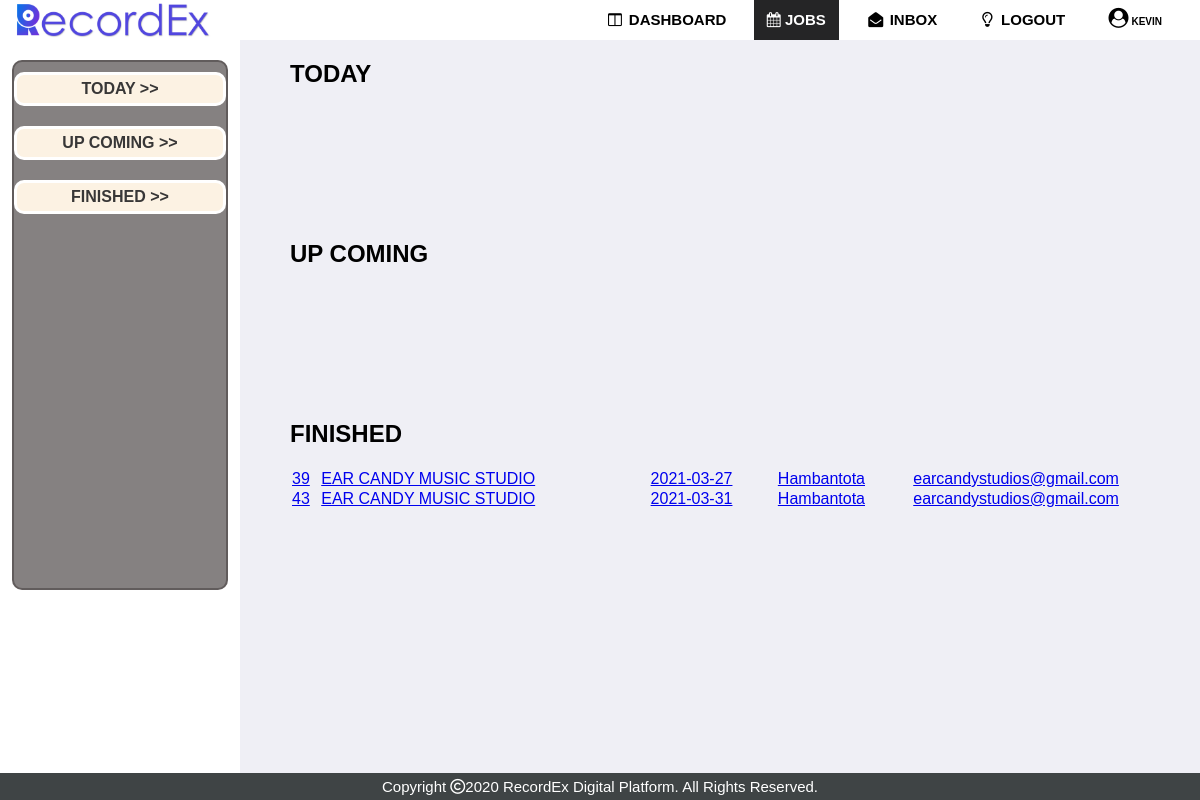
The page /view/customer/pendings.php (signed in) on the database its author committed.
### tables this page shows
CREATE TABLE `customer` (
  `c_id` int(6) NOT NULL,
  `first_name` varchar(60) NOT NULL,
  `last_name` varchar(60) NOT NULL,
  `email` varchar(60) NOT NULL,
  `tele_no` int(10) NOT NULL,
  `password` varchar(60) NOT NULL,
  `email_verified` tinyint(1) NOT NULL DEFAULT '0',
  `blocked` int(1) NOT NULL DEFAULT '0',
  `image` varchar(500) NOT NULL,
  `status` varchar(10) NOT NULL DEFAULT 'Active now'
);

CREATE TABLE `reserved_job` (
  `job_id` int(5) NOT NULL,
  `c_id` int(5) NOT NULL,
  `studio_id` int(5) NOT NULL,
  `date` date NOT NULL,
  `choose_time` timestamp NULL DEFAULT NULL,
  `isplaced` int(1) NOT NULL DEFAULT '0',
  `rated` int(1) NOT NULL DEFAULT '0',
  `temp_blocked` int(1) NOT NULL DEFAULT '1'
);

CREATE TABLE `studio` (
  `studio_id` int(5) NOT NULL,
  `studio_name` varchar(100) NOT NULL,
  `s_address_line1` varchar(100) NOT NULL,
  `s_address_line2` varchar(100) NOT NULL,
  `s_city` varchar(100) NOT NULL,
  `distric` varchar(100) NOT NULL,
  `postalcode` varchar(100) NOT NULL,
  `s_email` varchar(100) NOT NULL,
  `password` varchar(200) NOT NULL,
  `s_tele_no` int(20) NOT NULL,
  `paypal` varchar(100) NOT NULL,
  `owner_id` int(100) NOT NULL,
  `profile` varchar(500) NOT NULL,
  `cover` varchar(500) NOT NULL,
  `description` text NOT NULL,
  `latitude` varchar(50) NOT NULL,
  `longitude` varchar(50) NOT NULL,
  `verified` tinyint(4) NOT NULL DEFAULT '0',
  `email_verified` tinyint(1) NOT NULL DEFAULT '0',
  `owner_verified` tinyint(1) NOT NULL DEFAULT '0',
  `blocked` int(1) NOT NULL DEFAULT '0',
  `status` varchar(10) NOT NULL DEFAULT 'Active now'
);

### view/customer/pendings.php (the view, shortened to what this page needs)
<?php
require_once('../../inc/connection.php');
$today = date("Y-m-d");
$cus_id = $_SESSION['user_id'];
$query3 = "SELECT * FROM reserved_job WHERE c_id = $cus_id AND isplaced = 1 AND date < '$today'";
$result_set3 = mysqli_query($connection,$query3);
?>
<!DOCTYPE html>
<html>
<head>
	<link rel="stylesheet" type="text/css" href="../../css/customer/pendings.css">
</head>
<body>
		<?php require_once('../../inc/cust_dash_navbar.php');?>
		<div class="secondary">
		  <div class="btnbox">
		  	<a href="#today">Today >></a>
		    <a href="#upcoming">Up Coming >></a>
			<a href="#finish">Finished >></a>
		  </div>
		</div>
		<div class="primary">
		  <div class="ro1">
			<h1 id="today" style="margin-left: 40px;">TODAY</h1>
		  </div>
		  <div class="ro2">
			<h1 id="upcoming" style="margin-left: 40px;">UP COMING</h1>
		  </div>
		  <div class="ro3">
			<h1 id="finished" style="margin-left: 40px;">FINISHED</h1>
			<?php
			  echo "<table>";
			  while($row3=mysqli_fetch_assoc($result_set3)){
				$sid =$row3['studio_id'];
				$query11 = "SELECT *  FROM studio WHERE studio_id = $sid";
				$result_set11 = mysqli_query($connection,$query11);
				$record11 = mysqli_fetch_assoc($result_set11);
				echo "<tr>";
				echo "<td><a title='Job ID' href='view_jobs.php?job=$row3[job_id]&&status=3'>".$row3['job_id']."</a></td>";
				echo "<td><a href='view_jobs.php?job=$row3[job_id]&&status=3'>".$record11['studio_name']."</a></td>";
				echo "<td><a title='Booking Date' href='view_jobs.php?job=$row3[job_id]&&status=3'>".$row3['date']."</a></td>";
				echo "<td><a href='view_jobs.php?job=$row3[job_id]&&status=3'>".$record11['distric']."</a></td>";
				echo "<td><a href='view_jobs.php?job=$row3[job_id]&&status=3'>".$record11['s_email']."</a></td>";
				echo "</tr>";
			  }
			  echo "</table>";
			?>
		  </div>
		</div>
	<?php require_once('../../inc/minfooter.php'); ?>
</body>
</html>

### inc/cust_dash_navbar.php (shortened to what this page needs)
<?php  require_once('connection.php');?>
<head>
  <link rel="stylesheet" href="https://cdnjs.cloudflare.com/ajax/libs/font-awesome/4.7.0/css/font-awesome.min.css">
  </head>
    <?php
    $user_name="User";
    if(isset($_SESSION['username']) && isset($_SESSION['user_id'])){
              $user_name=$_SESSION['username'];
              $user_id=$_SESSION['user_id'];
    }
    $query="SELECT * FROM customer WHERE c_id = $user_id";
		$result_set=mysqli_query($connection,$query);
		if($result_set){
         $record =mysqli_fetch_assoc($result_set);
         $user_name=$record['first_name'];
		}
    ?>
    <nav>
      <a class="logo" href="../customer/cust_dash.php"><img src="../../inc/logo3.png"></a>
      <ul>
        <?php $filename=basename($_SERVER['PHP_SELF'])?>
        <li><a href="../customer/cust_dash.php"  <?php if($filename=='cust_dash.php') echo "class=active"?>><i class="fa fa-fw fa-columns"></i> Dashboard</a></li>
        <li><a href="../customer/pendings.php"  <?php if($filename=='pendings.php') echo "class=active"?>><i class="fa fa-calendar"></i> Jobs</a></li>
        <li><a href="../../view/customer/cust_inbox.php" <?php if($filename=='cust_inbox.php') echo "class=active"?>><i class="fa fa-fw fa-envelope-open"></i> Inbox</a></li>
        <li><a href="../../controller/logout.php"><i class="fa fa-fw fa-lightbulb-o"></i> Logout</a></li>
        <li><a style='font-size:10px;' id="user" title="<?php echo $user_name;?>" href="../../view/customer/cust_profile.php" <?php if($filename=='cust_profile.php') echo "class=active"?>><i style='font-size:20px;' class="fa fa-fw fa-user-circle"></i><?php echo $user_name;?></a></li>
      </ul>
    </nav>

### css/customer/pendings.css (style rules this page uses)
body { margin: 0; padding: 0; font-family:sans-serif; overflow:auto; scroll-behavior: smooth; }
.secondary { padding-top: 40px; width: 20%; float: left; position: fixed; }
.btnbox { width: 90%; height: 530px; border: 2px solid rgba(82, 76, 76,0.7); border-radius: 10px; margin-top: 20px; margin-left: auto; margin-right: auto; display: block; background-color: rgba(82, 76, 76, 0.7); padding-bottom: 10px; }
.primary { background: rgba(223, 223, 235, 0.5); overflow: auto; width: 80%; float: right; box-sizing: border-box; padding: 10px; padding-top: 60px; min-height: 100vh; }
table { margin-left: 40px; margin-top: 20px; width: 100%; }
.ro1,.ro2,.ro3 { min-height: 180px; }
.primary a { text-decoration: underline; }
.btnbox a { width: 100%; padding: 5px 12px 5px 12px; background-color: rgb(252, 242, 227); margin-top: 10px; margin-bottom: 20px; margin-right: auto; display: block; text-decoration: none; font-family: Arial, Helvetica, sans-serif; font-weight: bold; text-transform: uppercase; color: rgb(56, 55, 55); text-align: center; border: 3px solid rgb(255, 255, 255); border-radius: 10px; }
h1 { font-family: Arial, Helvetica, sans-serif; font-size: 1.5em; }

### inc/cust_dash_navbar.php (style rules this page uses)
* { padding: 0; margin: 0; text-decoration: none; list-style: none; box-sizing: border-box; }
nav { background-color: white; height: 40px; width: 100%; position:fixed; overflow: hidden; z-index:1; }
nav ul { float: right; margin-right: 20px; }
nav ul li { display: inline-block; line-height: 40px; margin: 0 5px; }
nav ul li a { font-family: sans-serif; color:black; font-size: 15px; padding: 12px 13px; text-transform: uppercase; font-weight: bold; }
#user { font-style: ; text-transform: uppercase; font-size: 1.4em; }
a.logo { line-height: 40px; padding-left: 15px; }
a.logo img { height: 40px; }
a.active { background-color: #252526; color: white; }

### rows shown on the page
customer: first_name "KEVIN"
reserved_job: job_id "39", studio.studio_name "EAR CANDY MUSIC STUDIO", date "2021-03-27", studio.distric "Hambantota", studio.s_email "earcandystudios@gmail.com"
reserved_job: job_id "43", studio.studio_name "EAR CANDY MUSIC STUDIO", date "2021-03-31", studio.distric "Hambantota", studio.s_email "earcandystudios@gmail.com"
